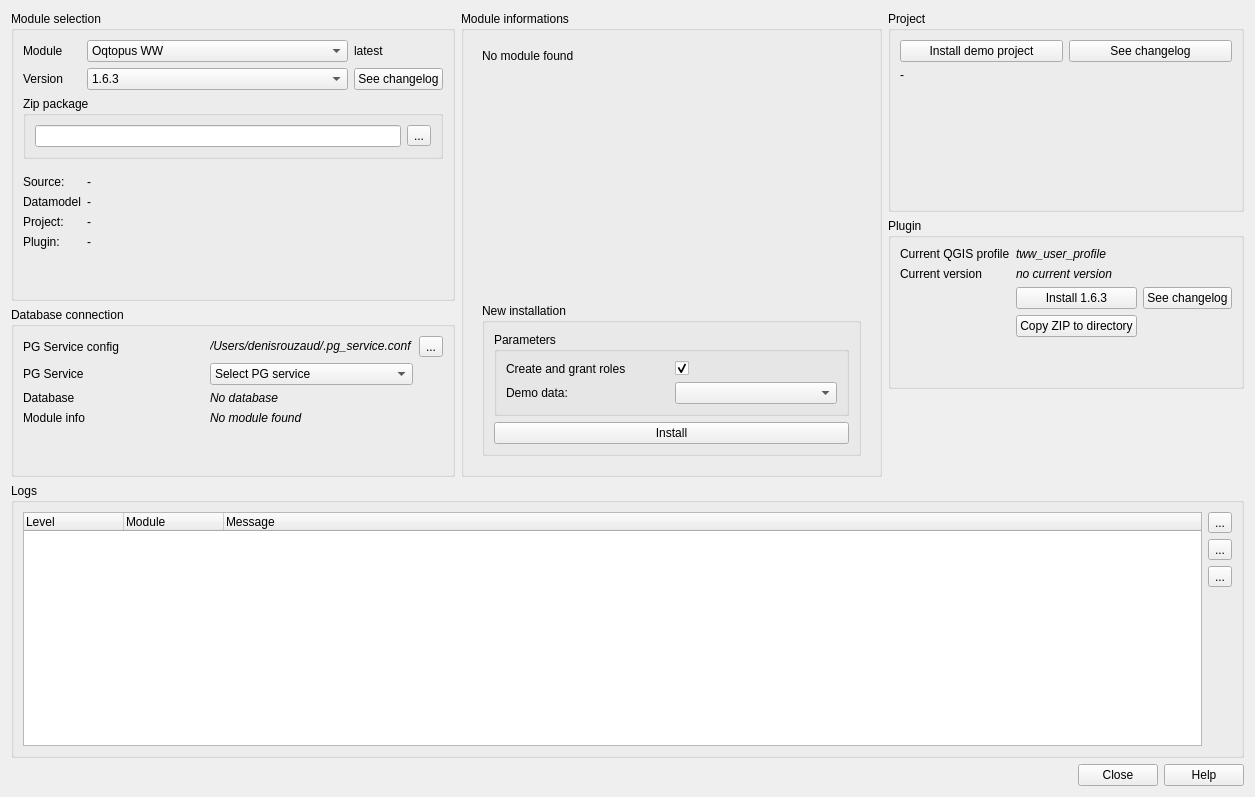
<?xml version="1.0" encoding="UTF-8"?>
<ui version="4.0">
 <class>MainDialog</class>
 <widget class="QWidget" name="MainDialog">
  <property name="geometry">
   <rect>
    <x>0</x>
    <y>0</y>
    <width>1255</width>
    <height>797</height>
   </rect>
  </property>
  <property name="windowTitle">
   <string>Oqtopus Module Management Tool</string>
  </property>
  <layout class="QGridLayout" name="gridLayout_8" rowstretch="0,0,0,0,4,0">
   <item row="1" column="2" rowspan="2">
    <widget class="QGroupBox" name="groupBox_3">
     <property name="title">
      <string>Plugin</string>
     </property>
     <layout class="QGridLayout" name="gridLayout_3">
      <item row="0" column="0">
       <widget class="QLabel" name="label_6">
        <property name="text">
         <string>Current QGIS profile</string>
        </property>
       </widget>
      </item>
      <item row="3" column="1">
       <widget class="QPushButton" name="pushButton_8">
        <property name="text">
         <string>Copy ZIP to directory</string>
        </property>
       </widget>
      </item>
      <item row="2" column="2">
       <widget class="QPushButton" name="pushButton_11">
        <property name="text">
         <string>See changelog</string>
        </property>
       </widget>
      </item>
      <item row="1" column="1">
       <widget class="QLabel" name="label_8">
        <property name="font">
         <font>
          <italic>true</italic>
         </font>
        </property>
        <property name="text">
         <string>no current version</string>
        </property>
       </widget>
      </item>
      <item row="2" column="1">
       <widget class="QPushButton" name="pushButton_5">
        <property name="text">
         <string>Install 1.6.3</string>
        </property>
       </widget>
      </item>
      <item row="0" column="1">
       <widget class="QLabel" name="label_7">
        <property name="font">
         <font>
          <italic>true</italic>
         </font>
        </property>
        <property name="text">
         <string>tww_user_profile</string>
        </property>
       </widget>
      </item>
      <item row="1" column="0">
       <widget class="QLabel" name="label_5">
        <property name="text">
         <string>Current version</string>
        </property>
       </widget>
      </item>
      <item row="4" column="1">
       <spacer name="verticalSpacer_6">
        <property name="orientation">
         <enum>Qt::Orientation::Vertical</enum>
        </property>
        <property name="sizeHint" stdset="0">
         <size>
          <width>20</width>
          <height>40</height>
         </size>
        </property>
       </spacer>
      </item>
     </layout>
    </widget>
   </item>
   <item row="4" column="0" colspan="3">
    <widget class="QGroupBox" name="groupBox_9">
     <property name="sizePolicy">
      <sizepolicy hsizetype="Preferred" vsizetype="MinimumExpanding">
       <horstretch>0</horstretch>
       <verstretch>0</verstretch>
      </sizepolicy>
     </property>
     <property name="minimumSize">
      <size>
       <width>0</width>
       <height>100</height>
      </size>
     </property>
     <property name="title">
      <string>Logs</string>
     </property>
     <layout class="QGridLayout" name="gridLayout_11">
      <item row="0" column="1">
       <widget class="QToolButton" name="logs_openFile_toolButton">
        <property name="text">
         <string>...</string>
        </property>
       </widget>
      </item>
      <item row="1" column="1">
       <widget class="QToolButton" name="logs_openFolder_toolButton">
        <property name="text">
         <string>...</string>
        </property>
       </widget>
      </item>
      <item row="2" column="1">
       <widget class="QToolButton" name="logs_clear_toolButton">
        <property name="text">
         <string>...</string>
        </property>
       </widget>
      </item>
      <item row="3" column="1">
       <spacer name="verticalSpacer_9">
        <property name="orientation">
         <enum>Qt::Orientation::Vertical</enum>
        </property>
        <property name="sizeHint" stdset="0">
         <size>
          <width>20</width>
          <height>40</height>
         </size>
        </property>
       </spacer>
      </item>
      <item row="0" column="0" rowspan="4">
       <widget class="QTreeWidget" name="logs_treeWidget">
        <property name="selectionMode">
         <enum>QAbstractItemView::SelectionMode::ContiguousSelection</enum>
        </property>
        <column>
         <property name="text">
          <string>Level</string>
         </property>
        </column>
        <column>
         <property name="text">
          <string>Module</string>
         </property>
        </column>
        <column>
         <property name="text">
          <string>Message</string>
         </property>
        </column>
       </widget>
      </item>
     </layout>
    </widget>
   </item>
   <item row="0" column="2">
    <widget class="QGroupBox" name="groupBox_4">
     <property name="title">
      <string>Project</string>
     </property>
     <layout class="QGridLayout" name="gridLayout_4">
      <item row="0" column="1">
       <widget class="QPushButton" name="project_seeChangelog_pushButton">
        <property name="text">
         <string>See changelog</string>
        </property>
       </widget>
      </item>
      <item row="1" column="0" colspan="2">
       <widget class="QLabel" name="project_info_label">
        <property name="text">
         <string>-</string>
        </property>
        <property name="textInteractionFlags">
         <set>Qt::TextInteractionFlag::LinksAccessibleByMouse|Qt::TextInteractionFlag::TextSelectableByKeyboard|Qt::TextInteractionFlag::TextSelectableByMouse</set>
        </property>
       </widget>
      </item>
      <item row="0" column="0">
       <widget class="QPushButton" name="project_install_pushButton">
        <property name="text">
         <string>Install demo project</string>
        </property>
       </widget>
      </item>
      <item row="2" column="0">
       <spacer name="verticalSpacer_7">
        <property name="orientation">
         <enum>Qt::Orientation::Vertical</enum>
        </property>
        <property name="sizeHint" stdset="0">
         <size>
          <width>20</width>
          <height>40</height>
         </size>
        </property>
       </spacer>
      </item>
     </layout>
    </widget>
   </item>
   <item row="5" column="0" colspan="3">
    <widget class="QDialogButtonBox" name="buttonBox">
     <property name="standardButtons">
      <set>QDialogButtonBox::StandardButton::Close|QDialogButtonBox::StandardButton::Help</set>
     </property>
    </widget>
   </item>
   <item row="0" column="0" rowspan="2">
    <widget class="QGroupBox" name="groupBox">
     <property name="title">
      <string>Module selection</string>
     </property>
     <layout class="QGridLayout" name="gridLayout" columnstretch="0,0,0">
      <item row="0" column="0">
       <widget class="QLabel" name="label">
        <property name="text">
         <string>Module</string>
        </property>
       </widget>
      </item>
      <item row="0" column="1">
       <widget class="QComboBox" name="module_module_comboBox">
        <item>
         <property name="text">
          <string>Oqtopus WW</string>
         </property>
        </item>
        <item>
         <property name="text">
          <string>Oqtopus DW</string>
         </property>
        </item>
       </widget>
      </item>
      <item row="1" column="2">
       <widget class="QPushButton" name="module_seeChangeLog_pushButton">
        <property name="text">
         <string>See changelog</string>
        </property>
       </widget>
      </item>
      <item row="6" column="0">
       <widget class="QLabel" name="label_10">
        <property name="text">
         <string>Datamodel</string>
        </property>
       </widget>
      </item>
      <item row="4" column="0">
       <spacer name="verticalSpacer_8">
        <property name="orientation">
         <enum>Qt::Vertical</enum>
        </property>
        <property name="sizeType">
         <enum>QSizePolicy::Fixed</enum>
        </property>
        <property name="sizeHint" stdset="0">
         <size>
          <width>20</width>
          <height>10</height>
         </size>
        </property>
       </spacer>
      </item>
      <item row="1" column="1">
       <widget class="QComboBox" name="module_version_comboBox">
        <item>
         <property name="text">
          <string>1.6.3</string>
         </property>
        </item>
        <item>
         <property name="text">
          <string>1.6.2</string>
         </property>
        </item>
        <item>
         <property name="text">
          <string>testing (Attention! Never use in production)</string>
         </property>
        </item>
       </widget>
      </item>
      <item row="0" column="2">
       <widget class="QLabel" name="module_latestVersion_label">
        <property name="text">
         <string>latest</string>
        </property>
       </widget>
      </item>
      <item row="6" column="1" colspan="2">
       <widget class="QLabel" name="module_informationDatamodel_label">
        <property name="text">
         <string>-</string>
        </property>
       </widget>
      </item>
      <item row="5" column="0">
       <widget class="QLabel" name="label_18">
        <property name="text">
         <string>Source:</string>
        </property>
       </widget>
      </item>
      <item row="7" column="0">
       <widget class="QLabel" name="label_17">
        <property name="text">
         <string>Project:</string>
        </property>
       </widget>
      </item>
      <item row="9" column="0">
       <spacer name="verticalSpacer">
        <property name="orientation">
         <enum>Qt::Vertical</enum>
        </property>
        <property name="sizeHint" stdset="0">
         <size>
          <width>20</width>
          <height>40</height>
         </size>
        </property>
       </spacer>
      </item>
      <item row="1" column="0">
       <widget class="QLabel" name="label_2">
        <property name="text">
         <string>Version</string>
        </property>
       </widget>
      </item>
      <item row="8" column="0">
       <widget class="QLabel" name="label_19">
        <property name="text">
         <string>Plugin:</string>
        </property>
       </widget>
      </item>
      <item row="7" column="1" colspan="2">
       <widget class="QLabel" name="module_informationProject_label">
        <property name="text">
         <string>-</string>
        </property>
       </widget>
      </item>
      <item row="8" column="1" colspan="2">
       <widget class="QLabel" name="module_informationPlugin_label">
        <property name="text">
         <string>-</string>
        </property>
       </widget>
      </item>
      <item row="2" column="0" colspan="3">
       <widget class="QGroupBox" name="module_zipPackage_groupBox">
        <property name="title">
         <string>Zip package</string>
        </property>
        <property name="flat">
         <bool>true</bool>
        </property>
        <layout class="QGridLayout" name="gridLayout_9">
         <item row="0" column="1">
          <widget class="QToolButton" name="module_browseZip_toolButton">
           <property name="text">
            <string>...</string>
           </property>
          </widget>
         </item>
         <item row="0" column="0">
          <widget class="QLineEdit" name="module_fromZip_lineEdit"/>
         </item>
        </layout>
       </widget>
      </item>
      <item row="5" column="1" colspan="2">
       <widget class="QLabel" name="module_information_label">
        <property name="text">
         <string>-</string>
        </property>
        <property name="textInteractionFlags">
         <set>Qt::LinksAccessibleByMouse|Qt::TextSelectableByKeyboard|Qt::TextSelectableByMouse</set>
        </property>
       </widget>
      </item>
     </layout>
    </widget>
   </item>
   <item row="3" column="2">
    <spacer name="verticalSpacer_5">
     <property name="orientation">
      <enum>Qt::Orientation::Vertical</enum>
     </property>
     <property name="sizeHint" stdset="0">
      <size>
       <width>20</width>
       <height>40</height>
      </size>
     </property>
    </spacer>
   </item>
   <item row="2" column="0" rowspan="2">
    <widget class="QGroupBox" name="groupBox_2">
     <property name="title">
      <string>Database connection</string>
     </property>
     <layout class="QGridLayout" name="gridLayout_5">
      <item row="0" column="1">
       <widget class="QLabel" name="db_servicesConfigFilePath_label">
        <property name="font">
         <font>
          <italic>true</italic>
         </font>
        </property>
        <property name="text">
         <string>/Users/denisrouzaud/.pg_service.conf</string>
        </property>
        <property name="textInteractionFlags">
         <set>Qt::TextInteractionFlag::LinksAccessibleByMouse|Qt::TextInteractionFlag::TextSelectableByKeyboard|Qt::TextInteractionFlag::TextSelectableByMouse</set>
        </property>
       </widget>
      </item>
      <item row="0" column="0">
       <widget class="QLabel" name="label_9">
        <property name="text">
         <string>PG Service config</string>
        </property>
       </widget>
      </item>
      <item row="1" column="0">
       <widget class="QLabel" name="label_3">
        <property name="text">
         <string>PG Service</string>
        </property>
       </widget>
      </item>
      <item row="3" column="1">
       <widget class="QLabel" name="db_moduleInfo_label">
        <property name="font">
         <font>
          <italic>true</italic>
         </font>
        </property>
        <property name="text">
         <string>No module found</string>
        </property>
       </widget>
      </item>
      <item row="1" column="1">
       <widget class="QComboBox" name="db_services_comboBox">
        <item>
         <property name="text">
          <string>Select PG service</string>
         </property>
        </item>
        <item>
         <property name="text">
          <string>tww_pully_admin</string>
         </property>
        </item>
        <item>
         <property name="text">
          <string>tww_pully_user</string>
         </property>
        </item>
        <item>
         <property name="text">
          <string>tdw_pully_admin</string>
         </property>
        </item>
        <item>
         <property name="text">
          <string>tdw_pully_user</string>
         </property>
        </item>
        <item>
         <property name="text">
          <string>jardins_admin</string>
         </property>
        </item>
       </widget>
      </item>
      <item row="3" column="0">
       <widget class="QLabel" name="label_11">
        <property name="text">
         <string>Module info</string>
        </property>
       </widget>
      </item>
      <item row="2" column="1">
       <widget class="QLabel" name="db_database_label">
        <property name="font">
         <font>
          <italic>true</italic>
         </font>
        </property>
        <property name="text">
         <string>No database</string>
        </property>
       </widget>
      </item>
      <item row="0" column="2">
       <widget class="QToolButton" name="db_operations_toolButton">
        <property name="text">
         <string>...</string>
        </property>
        <property name="popupMode">
         <enum>QToolButton::ToolButtonPopupMode::InstantPopup</enum>
        </property>
       </widget>
      </item>
      <item row="2" column="0">
       <widget class="QLabel" name="label_4">
        <property name="text">
         <string>Database</string>
        </property>
       </widget>
      </item>
      <item row="4" column="0">
       <spacer name="verticalSpacer_2">
        <property name="orientation">
         <enum>Qt::Orientation::Vertical</enum>
        </property>
        <property name="sizeHint" stdset="0">
         <size>
          <width>20</width>
          <height>40</height>
         </size>
        </property>
       </spacer>
      </item>
     </layout>
    </widget>
   </item>
   <item row="0" column="1" rowspan="4">
    <widget class="QGroupBox" name="groupBox_7">
     <property name="title">
      <string>Module informations</string>
     </property>
     <layout class="QGridLayout" name="gridLayout_2">
      <item row="0" column="0">
       <widget class="QStackedWidget" name="moduleInfo_stackedWidget">
        <property name="currentIndex">
         <number>0</number>
        </property>
        <widget class="QWidget" name="moduleInfo_stackedWidget_pageInstall">
         <layout class="QGridLayout" name="gridLayout_7">
          <item row="2" column="0">
           <widget class="QGroupBox" name="groupBox_8">
            <property name="title">
             <string>New installation</string>
            </property>
            <property name="flat">
             <bool>true</bool>
            </property>
            <layout class="QVBoxLayout" name="verticalLayout">
             <item>
              <widget class="ParametersGroupBox" name="parameters_groupbox">
               <property name="title">
                <string>Parameters</string>
               </property>
               <layout class="QGridLayout" name="gridLayout_6">
        
                <item row="2" column="0">
                 <widget class="QLabel" name="label_20">
                  <property name="text">
                   <string>Demo data:</string>
                  </property>
                 </widget>
                </item>
                <item row="2" column="1">
                 <widget class="QComboBox" name="db_parameter_demoData_comboBox"/>
                </item>
                <item row="1" column="1">
                 <widget class="QCheckBox" name="db_parameters_CreateAndGrantRoles_checkBox">
                  <property name="text">
                   <string/>
                  </property>
                  <property name="checked">
                   <bool>true</bool>
                  </property>
                 </widget>
                </item>
                <item row="1" column="0">
                 <widget class="QLabel" name="label_21">
                  <property name="text">
                   <string>Create and grant roles</string>
                  </property>
                 </widget>
                </item>
               </layout>
              </widget>
             </item>
             <item>
              <widget class="QPushButton" name="moduleInfo_install_pushButton">
               <property name="text">
                <string>Install</string>
               </property>
              </widget>
             </item>
            </layout>
           </widget>
          </item>
          <item row="0" column="0">
           <widget class="QLabel" name="moduleInfo_NoModuleFound_label">
            <property name="text">
             <string>No module found</string>
            </property>
           </widget>
          </item>
          <item row="1" column="0">
           <spacer name="verticalSpacer_3">
            <property name="orientation">
             <enum>Qt::Orientation::Vertical</enum>
            </property>
            <property name="sizeHint" stdset="0">
             <size>
              <width>20</width>
              <height>40</height>
             </size>
            </property>
           </spacer>
          </item>
         </layout>
        </widget>
        <widget class="QWidget" name="moduleInfo_stackedWidget_pageUpgrade">
         <layout class="QGridLayout" name="gridLayout_10">
          <item row="0" column="0">
           <widget class="QLabel" name="label_12">
            <property name="text">
             <string>Version</string>
            </property>
           </widget>
          </item>
          <item row="0" column="1">
           <widget class="QLabel" name="label_15">
            <property name="text">
             <string>module version</string>
            </property>
           </widget>
          </item>
          <item row="3" column="0" colspan="2">
           <widget class="QPushButton" name="moduleInfo_upgrade_pushButton">
            <property name="text">
             <string>Upgrade</string>
            </property>
           </widget>
          </item>
          <item row="1" column="1">
           <widget class="QLabel" name="label_16">
            <property name="text">
             <string>module crs</string>
            </property>
           </widget>
          </item>
          <item row="1" column="0">
           <widget class="QLabel" name="label_13">
            <property name="text">
             <string>CRS</string>
            </property>
           </widget>
          </item>
          <item row="4" column="0" colspan="2">
           <widget class="QPushButton" name="pushButton_7">
            <property name="text">
             <string>Edit settings</string>
            </property>
           </widget>
          </item>
          <item row="2" column="0">
           <spacer name="verticalSpacer_4">
            <property name="orientation">
             <enum>Qt::Orientation::Vertical</enum>
            </property>
            <property name="sizeHint" stdset="0">
             <size>
              <width>20</width>
              <height>40</height>
             </size>
            </property>
           </spacer>
          </item>
         </layout>
        </widget>
       </widget>
      </item>
     </layout>
    </widget>
   </item>
  </layout>
 </widget>
 <customwidgets>
  <customwidget>
   <class>ParametersGroupBox</class>
   <extends>QGroupBox</extends>
   <header>oqtopus.gui.parameters_groupbox</header>
   <container>1</container>
  </customwidget>
 </customwidgets>
 <resources/>
 <connections/>
</ui>
